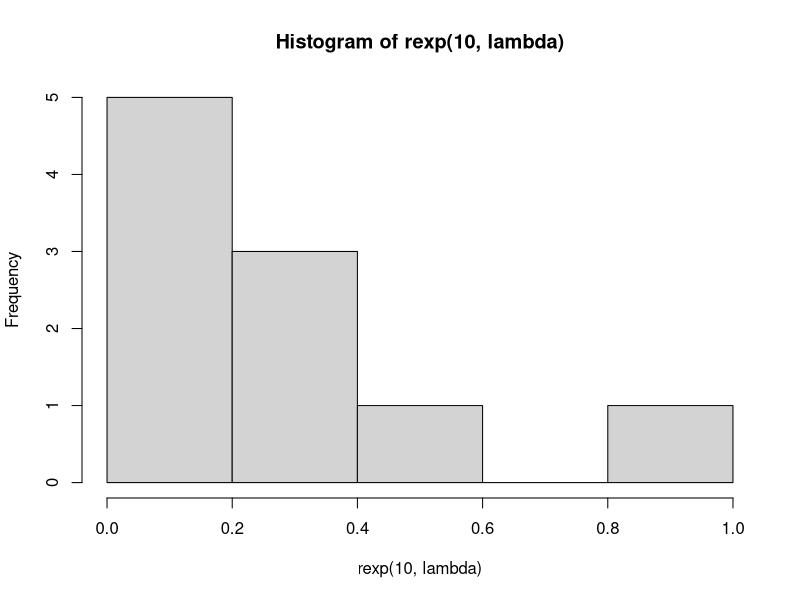
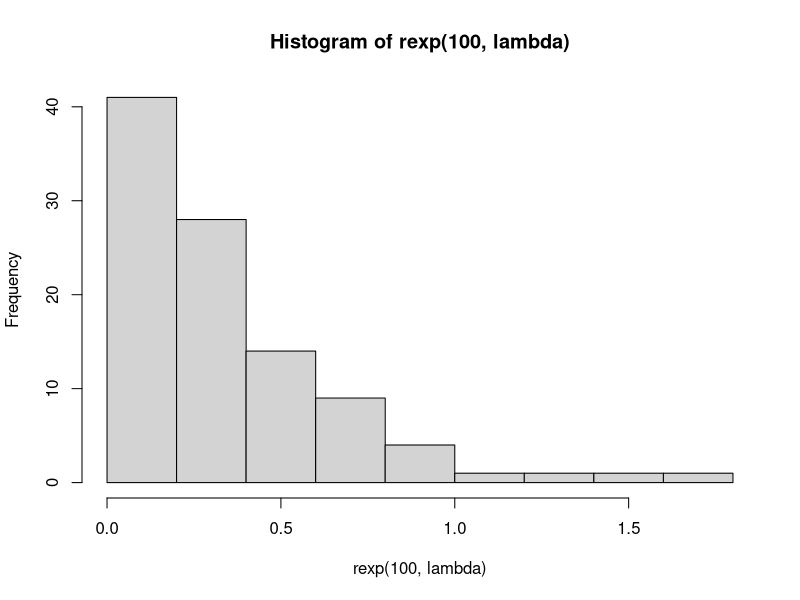
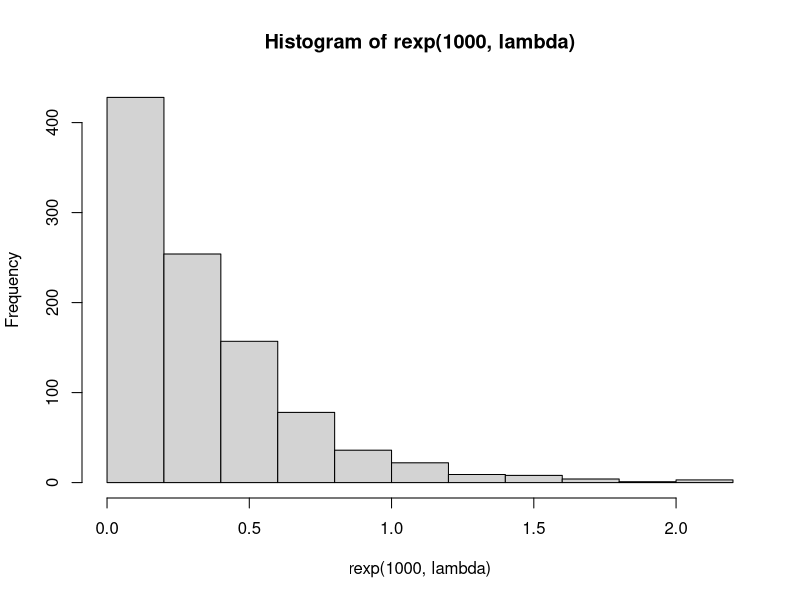
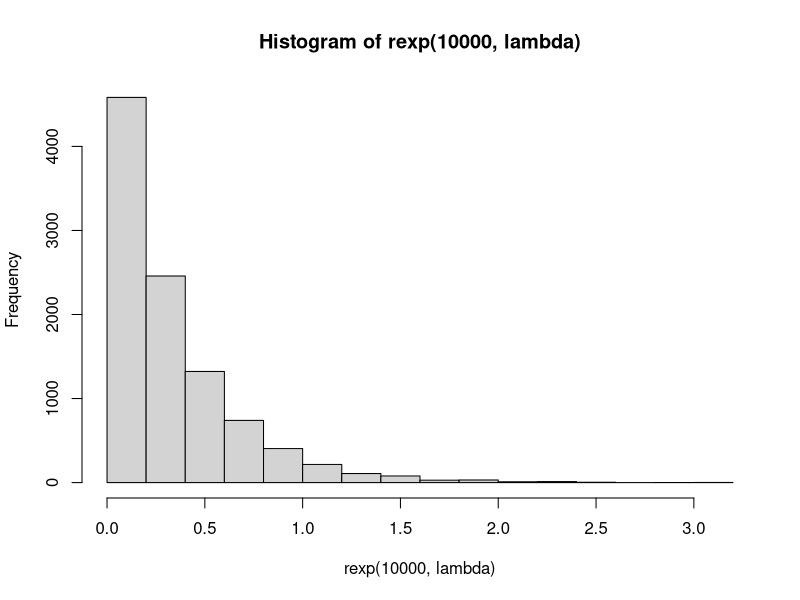

These charts were generated, in order, by the following R code:
#5
lambda = 3
#5a
x_dexp <- seq(1, 10, by = 1) 
dexp(x_dexp, lambda)

#5b
set.seed(1)
hist(rexp(10, lambda))
hist(rexp(100, lambda))
hist(rexp(1000, lambda))
hist(rexp(10000, lambda))

#5c
sprintf("Mean: %.2f", 1/lambda)
sprintf("Variance: %.2f", 1/lambda^2)